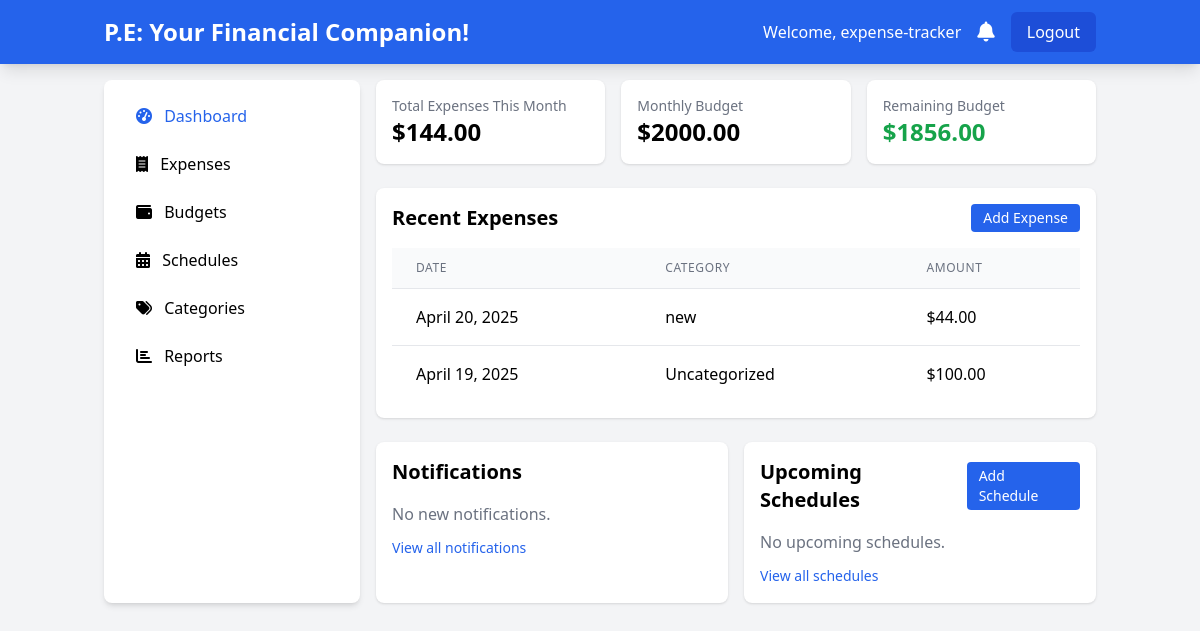
The app's page /dashboard/ (signed in) with its own data.
### expenses/models.py (models this page shows, shortened)
class Expense(models.Model):
    user = models.ForeignKey(User, on_delete=models.CASCADE)
    amount = models.DecimalField(max_digits=10, decimal_places=2, validators=[MinValueValidator(0)])
    category = models.ForeignKey(Category, on_delete=models.SET_NULL, null=True, blank=True)
    date = models.DateField()
    description = models.TextField(blank=True)

class Category(models.Model):
    name = models.CharField(max_length=50)
    user = models.ForeignKey(User, on_delete=models.CASCADE, null=True, blank=True)

### expenses/views.py (the view)
# urls.py: path('dashboard/', views.dashboard, name='dashboard'),
@login_required
def dashboard(request):
    today = date.today()
    start_of_month = today.replace(day=1)
    end_of_month = (start_of_month + timedelta(days=32)).replace(day=1) - timedelta(days=1)
    expenses = Expense.objects.filter(user=request.user, date__month=today.month).order_by('-date')
    total_expenses = expenses.aggregate(total=Sum('amount'))['total'] or 0
    budgets = Budget.objects.filter(user=request.user)
    monthly_budget = budgets.filter(period='monthly').aggregate(total=Sum('amount'))['total'] or 0
    weekly_budget = budgets.filter(period='weekly').aggregate(total=Sum('amount'))['total'] or 0
    daily_budget = budgets.filter(period='daily').aggregate(total=Sum('amount'))['total'] or 0
    remaining_monthly = monthly_budget - total_expenses if monthly_budget else 0
    category_data = []
    categories = Category.objects.filter(user=request.user)
    for category in categories:
        cat_expenses = expenses.filter(category=category).aggregate(total=Sum('amount'))['total'] or 0
        if monthly_budget > 0:
            percentage = (cat_expenses / monthly_budget) * 100
        else:
            percentage = 0
        category_data.append({
            'name': category.name,
            'amount': cat_expenses,
        })
    notifications = Notification.objects.filter(user=request.user, is_read=False).order_by('-created_at')[:5]
    upcoming_schedules = Schedule.objects.filter(
        user=request.user,
        start_date__gte=today
    ).order_by('start_date')[:5]
    context = {
        'expenses': expenses[:5],
        'total_expenses': total_expenses,
        'monthly_budget': monthly_budget,
        'remaining_monthly': remaining_monthly,
        'weekly_budget': weekly_budget,
        'daily_budget': daily_budget,
        'category_data': category_data,
        'notifications': notifications,
        'upcoming_schedules': upcoming_schedules,
    }
    return render(request, 'expenses/dashboard.html', context)

### expenses/templates/expenses/dashboard.html (shortened to what this page needs)
{% extends "expenses/base.html" %}
{% block content %}
<div class="space-y-6">
    <div class="grid md:grid-cols-3 gap-4">
        <div class="bg-white p-4 rounded-lg shadow">
            <h3 class="text-gray-500 text-sm font-medium">Total Expenses This Month</h3>
            <p class="text-2xl font-bold">${{ total_expenses|default:"0.00"|floatformat:2 }}</p>
        </div>
        <div class="bg-white p-4 rounded-lg shadow">
            <h3 class="text-gray-500 text-sm font-medium">Monthly Budget</h3>
            <p class="text-2xl font-bold">${{ monthly_budget|default:"0.00"|floatformat:2 }}</p>
        </div>
        <div class="bg-white p-4 rounded-lg shadow">
            <h3 class="text-gray-500 text-sm font-medium">Remaining Budget</h3>
            <p class="text-2xl font-bold {% if remaining_monthly < 0 %}text-red-600{% else %}text-green-600{% endif %}">
                ${{ remaining_monthly|default:"0.00"|floatformat:2 }}
            </p>
        </div>
    </div>
    <div class="bg-white p-4 rounded-lg shadow">
        <div class="flex justify-between items-center mb-4">
            <h2 class="text-xl font-bold">Recent Expenses</h2>
            <a href="{% url 'add_expense' %}" class="bg-blue-600 hover:bg-blue-700 text-white px-3 py-1 rounded text-sm">
                Add Expense
            </a>
        </div>
        {% if expenses %}
        <div class="overflow-x-auto">
            <table class="min-w-full divide-y divide-gray-200">
                <thead class="bg-gray-50">
                    <tr>
                        <th class="px-6 py-3 text-left text-xs font-medium text-gray-500 uppercase tracking-wider">Date</th>
                        <th class="px-6 py-3 text-left text-xs font-medium text-gray-500 uppercase tracking-wider">Category</th>
                        <th class="px-6 py-3 text-left text-xs font-medium text-gray-500 uppercase tracking-wider">Amount</th>
                    </tr>
                </thead>
                <tbody class="bg-white divide-y divide-gray-200">
                    {% for expense in expenses %}
                    <tr>
                        <td class="px-6 py-4 whitespace-nowrap">{{ expense.date }}</td>
                        <td class="px-6 py-4 whitespace-nowrap">{{ expense.category.name|default:"Uncategorized" }}</td>
                        <td class="px-6 py-4 whitespace-nowrap">${{ expense.amount|floatformat:2 }}</td>
                    </tr>
                    {% endfor %}
                </tbody>
            </table>
        </div>
        {% else %}
        <p class="text-gray-500">No expenses recorded yet.</p>
        {% endif %}
    </div>
    <div class="grid md:grid-cols-2 gap-4">
        <div class="bg-white p-4 rounded-lg shadow">
            <h2 class="text-xl font-bold mb-4">Notifications</h2>
            {% if notifications %}
            <div class="space-y-3">
                {% for notification in notifications %}
                <div class="p-3 border rounded-lg {% if not notification.is_read %}bg-blue-50 border-blue-200{% endif %}">
                    <div class="flex justify-between">
                        <h3 class="font-medium">{{ notification.get_notification_type_display }}</h3>
                        <span class="text-xs text-gray-500">{{ notification.created_at|timesince }} ago</span>
                    </div>
                    <p class="text-sm mt-1">{{ notification.message }}</p>
                </div>
                {% endfor %}
            </div>
            {% else %}
            <p class="text-gray-500">No new notifications.</p>
            {% endif %}
            <a href="{% url 'notifications_list' %}" class="mt-3 inline-block text-sm text-blue-600 hover:underline">
                View all notifications
            </a>
        </div>
        <div class="bg-white p-4 rounded-lg shadow">
            <div class="flex justify-between items-center mb-4">
                <h2 class="text-xl font-bold">Upcoming Schedules</h2>
                <a href="{% url 'add_schedule' %}" class="bg-blue-600 hover:bg-blue-700 text-white px-3 py-1 rounded text-sm">
                    Add Schedule
                </a>
            </div>
            {% if upcoming_schedules %}
            <div class="space-y-3">
                {% for schedule in upcoming_schedules %}
                <div class="p-3 border rounded-lg">
                    <div class="flex justify-between">
                        <h3 class="font-medium">{{ schedule.get_reminder_type_display }}</h3>
                        <span class="text-xs text-gray-500">{{ schedule.start_date }}</span>
                    </div>
                    <p class="text-sm mt-1">
                        Frequency: {{ schedule.get_frequency_display }}
                        {% if schedule.amount %}
                        - Amount: ${{ schedule.amount|floatformat:2 }}
                        {% endif %}
                    </p>
                </div>
                {% endfor %}
            </div>
            {% else %}
            <p class="text-gray-500">No upcoming schedules.</p>
            {% endif %}
            <a href="{% url 'schedules_list' %}" class="mt-3 inline-block text-sm text-blue-600 hover:underline">
                View all schedules
            </a>
        </div>
    </div>
</div>
{% endblock %}

### expenses/templates/expenses/base.html (shortened to what this page needs)
<!DOCTYPE html>
<html lang="en">
<head>
    <script src="https://cdn.tailwindcss.com"></script>
    <link href="https://cdnjs.cloudflare.com/ajax/libs/font-awesome/6.0.0-beta3/css/all.min.css" rel="stylesheet">
</head>
<body class="bg-gray-100">
    <nav class="bg-blue-600 text-white shadow-lg">
        <div class="container mx-auto px-4 py-3 flex justify-between items-center">
            {% if user.is_authenticated %}
            <a href="{% url 'dashboard' %}" class="text-2xl font-bold">P.E: Your Financial Companion!</a>
            {% endif %}
            {% if user.is_authenticated %}
            <div class="flex items-center space-x-4">
                <span class="hidden md:inline">Welcome, {{ user.username }}</span>
                <a href="{% url 'notifications_list' %}" class="relative">
                    <i class="fas fa-bell text-xl"></i>
                </a>
                <a href="{% url 'logout' %}" class="bg-blue-700 hover:bg-blue-800 px-4 py-2 rounded-md">Logout</a>
            </div>
            {% else %}
            <div>
                <a href="{% url 'login' %}" class="bg-blue-700 hover:bg-blue-800 px-4 py-2 rounded-md mr-2">Login</a>
                <a href="{% url 'register' %}" class="bg-green-600 hover:bg-green-700 px-4 py-2 rounded-md">Sign Up</a>
            </div>
            {% endif %}
        </div>
    </nav>
    {% if user.is_authenticated %}
    <div class="container mx-auto px-4 py-4 flex">
        <aside class="w-64 bg-white rounded-lg shadow-md p-4 mr-4 hidden md:block">
            <ul class="space-y-2">
                <li>
                    <a href="{% url 'dashboard' %}" class="block px-4 py-2 rounded hover:bg-blue-100 text-blue-600">
                        <i class="fas fa-tachometer-alt mr-2"></i> Dashboard
                    </a>
                </li>
                <li>
                    <a href="{% url 'expenses_list' %}" class="block px-4 py-2 rounded hover:bg-blue-100">
                        <i class="fas fa-receipt mr-2"></i> Expenses
                    </a>
                </li>
                <li>
                    <a href="{% url 'budgets_list' %}" class="block px-4 py-2 rounded hover:bg-blue-100">
                        <i class="fas fa-wallet mr-2"></i> Budgets
                    </a>
                </li>
                <li>
                    <a href="{% url 'schedules_list' %}" class="block px-4 py-2 rounded hover:bg-blue-100">
                        <i class="fas fa-calendar-alt mr-2"></i> Schedules
                    </a>
                </li>
                <li>
                    <a href="{% url 'categories_list' %}" class="block px-4 py-2 rounded hover:bg-blue-100">
                        <i class="fas fa-tags mr-2"></i> Categories
                    </a>
                </li>
                <li>
                    <a href="{% url 'reports' %}" class="block px-4 py-2 rounded hover:bg-blue-100">
                        <i class="fas fa-chart-bar mr-2"></i> Reports
                    </a>
                </li>
            </ul>
        </aside>
        {% endif %}
        <main class="flex-1">
            {% block content %}{% endblock %}
        </main>
    </div>
</body>
</html>

### records on screen
Expense: date "April 20, 2025", category.name "new", amount "44.00"
Expense: date "April 19, 2025", category.name "Uncategorized", amount "100.00"

### other values on screen
{{ user.username }} "expense-tracker"
{{ total_expenses|default:"0.00"|floatformat:2 }} "144.00"
{{ monthly_budget|default:"0.00"|floatformat:2 }} "2000.00"
{{ remaining_monthly|default:"0.00"|floatformat:2 }} "1856.00"
